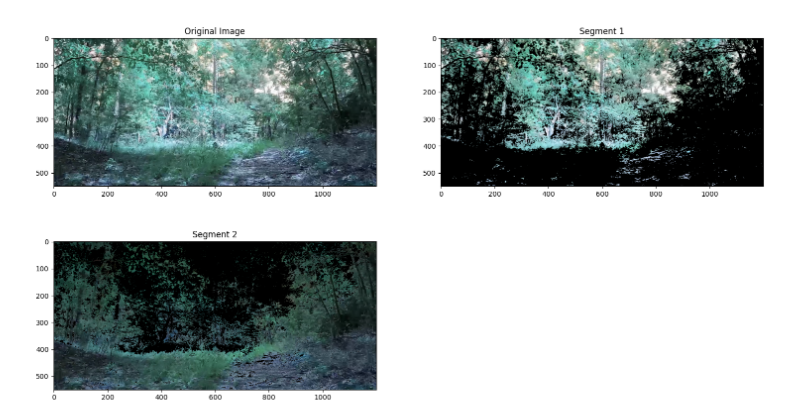
#> input picture KMeans_HAC/pictures/KMeans.png, 789 x 408 px
$ python Segmenter.py pictures/KMeans.png
#> lines starting #> are read from the running program, lines starting #| are printed output that depends on the picture; after the words box and inside, x2 and y2 are one past the last pixel; in counts of white or black regions, pixels touching at a corner belong together

"""
Author: Athish Ram Das
Company: Center for Advanced Vehicle Systems, MSU
Description:
    SegmentationCAVS can perform semantic segmentation of images based
    on KMeans and Hierarcical Agglomerative Clustering
"""

import math
import numpy as np
import cv2
import random
import scipy.spatial.distance as dist
import copy
from scipy import ndimage
import matplotlib.pyplot as plt
from scipy.spatial import ConvexHull
import sys
import argparse

def parse_args():
    parser = argparse.ArgumentParser(description="Clustering ",
                                    formatter_class=argparse.ArgumentDefaultsHelpFormatter)
    parser.add_argument("-c", "--clustering", help="Clustering method [kmeans, hac]")
    parser.add_argument("-k", "--num", help="Number of clusters")
    parser.add_argument("-v", "--vis", help="Visualize Results")
    parser.add_argument("-s", "--save", help="Save resulting segment")
    parser.add_argument("image", help="Input image")
    parser.set_defaults(clustering="kmeans")
    parser.set_defaults(vis='True')
    parser.set_defaults(num=3)
    parser.set_defaults(save='True')

    args = parser.parse_args()
    config = vars(args)
    return config


class Clustering:
    """
    This is class that takes in the values of image_path, clustering_method,
    number of clusters, visualize in a dict format and produce
    clustered masks.
    Params
    TODO
    """

    def __init__(self, config) -> None:
        self.image_file = config['image']
        self.clustering = config['clustering']
        self.k = int(config['num'])
        self.vis = config['vis']
        self.save = config['save']

    def make_segments(self, img, idx):
        idx = np.transpose(np.uint8(idx))
        idx = idx+1
        labels = np.unique(idx)

        class Segments:
            def __init__(self, mask, img):
                self.mask = mask
                self.img = img
        segments = []
        for i in range(1, len(labels)+1):
            mask = copy.deepcopy(idx)
            mask[mask != i] = 0
            mask[mask == i] = 1
            img3 = cv2.bitwise_and(img, img, mask=mask)
            # segments[i]['img'] = np.array([i])
            segments_item = Segments(mask, img3)
            segments.append(segments_item)

        return segments

    # [56 lines left out: function HAClustering, not called in this run]

    def KMeansCLustering(self, X, centers=np.array([])):
        X = np.float32(X)
        m = X.shape[0]
        n = X.shape[1]

        if centers.size == 0:
            centers = np.array(random.choices(X, k=self.k))
        else:
            pass

        idx = np.zeros([m])
        plt.figure(1)

        iter = 0
        MAX_ITER = 300

        while True:
            old_idx = idx

            # Allotting clusters
            for i in range(m):
                min_dist = float('inf')
                for c in range(self.k):
                    distance = np.linalg.norm(X[i] - centers[c])
                    if distance < min_dist:
                        min_dist = distance
                        idx[i] = c


            # Updating cluster centers
            for cen in range(self.k):
                new_centre_members = []
                for i in range(m):
                    if idx[i] == cen:
                        new_centre_members.append(X[i])
                    else:
                        pass
                new_centre_members = np.array(new_centre_members)
                centers[cen] = np.mean(new_centre_members, axis=0)

            # End condition
            if np.array_equal(idx, old_idx):
                break

            # Stop early
            iter += 1
            if iter > MAX_ITER:
                break
        return idx

    def normalize_features(self, features):
        features = np.float32(features)
        featureNorm = copy.deepcopy(features)

        for i in range(features.shape[2]):
            mean = np.mean(features[:, :, i])
            std = np.std(features[:, :, i])
            featureNorm[:, :, i] = (featureNorm[:, :, i] - mean)/std

        return featureNorm

    def compute_position_color_features(self, img):
        """
        Appends the position and color features of the image in a 3D array of size
        [height, width, 5]
        Params
        input: img -> downsized image
        output: features -> 3D array
        """
        height = img.shape[0]
        width = img.shape[1]
        features = np.zeros([height, width, 5])
        for i in range(3):
            features[:, :, i] = img[:, :, i]


        for row in range(height):
            features[row, :, 3] = row
        for col in range(width):
            features[:, col, 4] = col

        return features

    def compute_features(self, img2):
        """
        Creats a 3D array of shape [height, width, 6]
        features 3 layers of color features, 2 layer of positional features, 1 layer
        of gradient features
        """
        img = cv2.cvtColor(img2, cv2.COLOR_BGR2GRAY)

        def gradient_x(img1):
            kernel = np.array([[-1, 0, 1], [-2, 0, 2], [-1, 0, 1]])
            img1 = cv2.GaussianBlur(img1, (5, 5), 0)
            img1 = np.float32(img1)
            grad_img = ndimage.convolve(img1, kernel)
            return grad_img


        def gradient_y(img1):
            kernel = np.transpose(np.array([[-1, 0, 1], [-2, 0, 2], [-1, 0, 1]]))
            img1 = cv2.GaussianBlur(img1, (5, 5), 0)
            img1 = np.float32(img1)
            grad_img = ndimage.convolve(img1, kernel)
            return grad_img


        def gradient_mag(gx, gy):
            grad_img = np.hypot(gx, gy)
            return grad_img

        grad_x = gradient_x(img)
        grad_y = gradient_y(img)

        grad = gradient_mag(grad_x, grad_y)
        pc_features = self.compute_position_color_features(img2)

        features = np.dstack([pc_features, grad])
        return features


    def compute_segmentation(self, img, resize=1.0, normalize_features=False):
        """
        Runs kmeans or HAC based on the user input and returns segmented data
        """
        height = img.shape[0]
        width = img.shape[1]

        if resize != 1.0:
            d_height = int(height * resize)
            d_width = int(width * resize)
            img_small = cv2.resize(img, (d_height, d_width), interpolation=cv2.INTER_LINEAR)
        else:
            img_small = img

        # Compute features for small image
        features = self.compute_features(img_small)
        if normalize_features == True:
            features = self.normalize_features(features)

        # Feature is already normalized
        # Reshaping
        points = np.reshape(features, [features.shape[0]*features.shape[1], features.shape[2]])

        if self.clustering == "kmeans":
            idx = self.KMeansCLustering(points)
        elif self.clustering == "hac":
            idx = self.HAClustering(points)

        # Reshaping
        idx = np.reshape(idx, [features.shape[0], features.shape[1]])
        idx = np.transpose(idx)

        # Re-scaling
        idx = cv2.resize(idx, (height, width), interpolation=cv2.INTER_LINEAR)
        segments = self.make_segments(img, idx)

        return segments

    def showSegments(self, img, segments):
        """Shows all segments produced by the clustering algorithm"""
        grid_width = math.ceil(math.sqrt(len(segments)+1))
        grid_height = math.ceil((1+len(segments))/grid_width)

        plt.figure(1)

        plt.subplot(grid_height, grid_width, 1)
        plt.title('Original Image')
        plt.imshow(img)

        # Show each segment
        for i in range(len(segments)):
            plt.subplot(grid_height, grid_width, i+2)
            plt.title(f'Segment {i+1}')
            plt.imshow(segments[i].img)

        if self.save == 'True':
            plt.savefig(self.image_file[:-4]+'segments.png')
        plt.show()

    def run_compute_segmentation(self):
        """
        Runs the clustering and other functions based on the parsed arguments
        """
        image = cv2.imread(self.image_file)
#> image is the input picture: shape (408, 789, 3); mean B, G, R 172.7, 173.5, 164
        # cluster_method = 1
        # feature_function = ComputeFeatures

        normalize_features = True

        resize = 1.0

        segments = self.compute_segmentation(image,resize, normalize_features)
#> in compute_features, `img = cv2.cvtColor(img2, cv2.COLOR_BGR2GRAY)`:
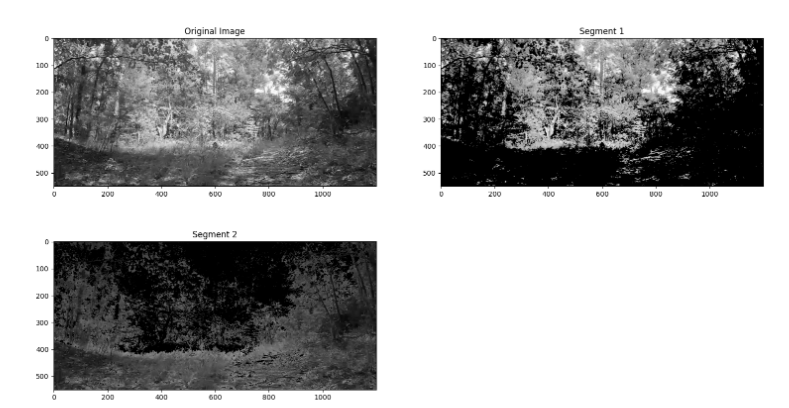
#> img: shape (408, 789); min 0, max 255, mean 170.6
#> in gradient_y, `grad_img = ndimage.convolve(img1, kernel)`:
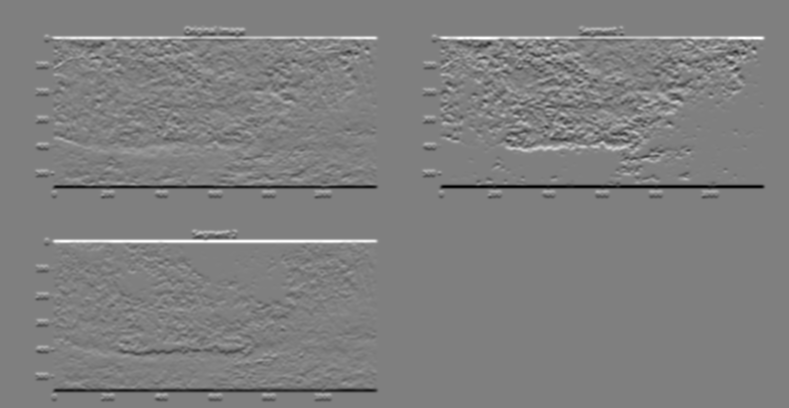
#> grad_img: shape (408, 789) float32; min -636, max 632, mean 0; drawn with min black and max white
#> in gradient_mag, `grad_img = np.hypot(gx, gy)`:
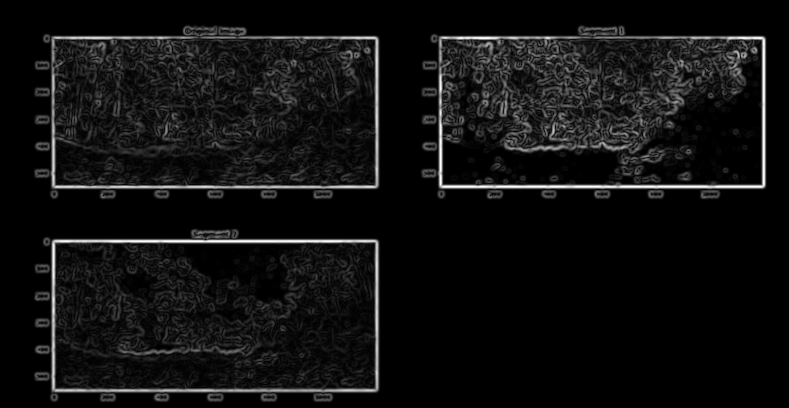
#> grad_img: shape (408, 789) float32; min 0, max 636, mean 42; drawn with min black and max white
#> the loop in normalize_features, `for i in range(features.shape[2]):` made 6 passes
#> (mean, std) on passes 1 to 6: (172.7, 97.97), (173.5, 97.61), (164, 104.3), (203.5, 117.8), (394, 227.8), (41.97, 83.21)
#> in KMeansCLustering, `centers = np.array(random.choices(X, k=self.k))`: centers = [[0.841, 0.835, 0.872, 1.19, 0.0834, -0.504], [-1.5, -1.54, -1.46, 0.896, -0.882, -0.261], [-1.76, -1.78, -1.57, -0.276, 0.325, -0.456]]
#> after the loop in KMeansCLustering, `while True:`: centers = [[0.789, 0.784, 0.803, 0.095, 0.171, -0.255], [-1.07, -1.08, -1.13, 0.44, -0.876, 0.286], [-1.15, -1.14, -1.13, -0.804, 0.503, 0.445]]; iter = 0
#> in compute_segmentation, `idx = np.transpose(idx)`:
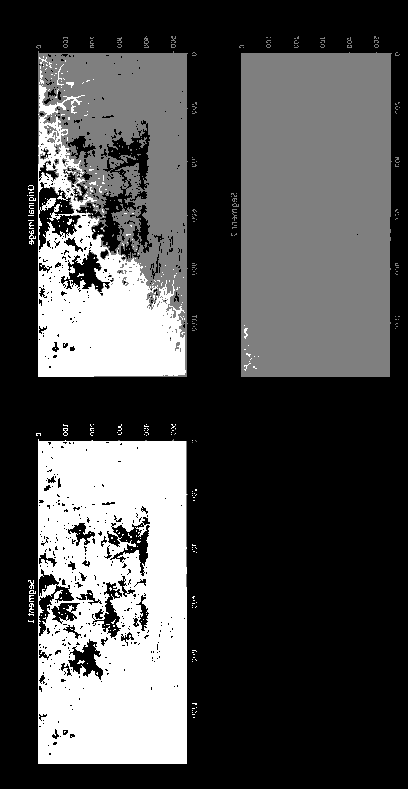
#> idx: shape (789, 408) float64; min 0, max 2, mean 0.607; drawn with min black and max white
#> in make_segments, `labels = np.unique(idx)`: labels = [1, 2, 3]
#> the loop in make_segments, `for i in range(1, len(labels)+1):` made 3 passes
#> pass 1, in __init__, `self.mask = mask`:
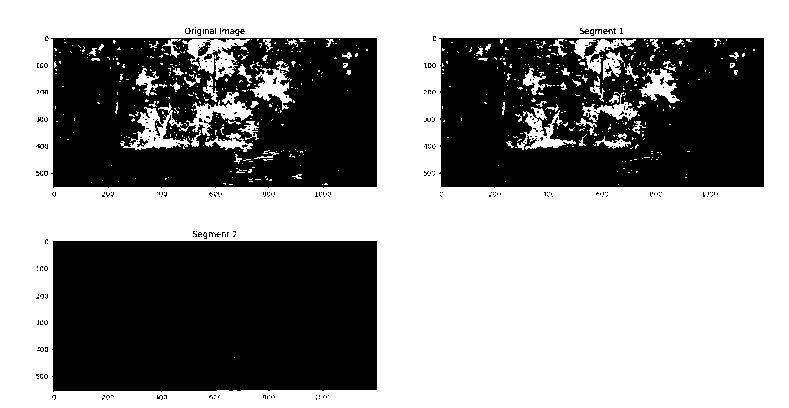
#> self.mask: shape (408, 789); values 0 (black) and 1 (white), 58.5% white; 287 black regions (275 under 20 px), largest, box (x1, y1, x2, y2) and area: (52, 241, 377, 392) 48455, (439, 38, 764, 188) 42671, (51, 38, 377, 188) 41223
#> after the loop in make_segments, `for i in range(1, len(labels)+1):`:
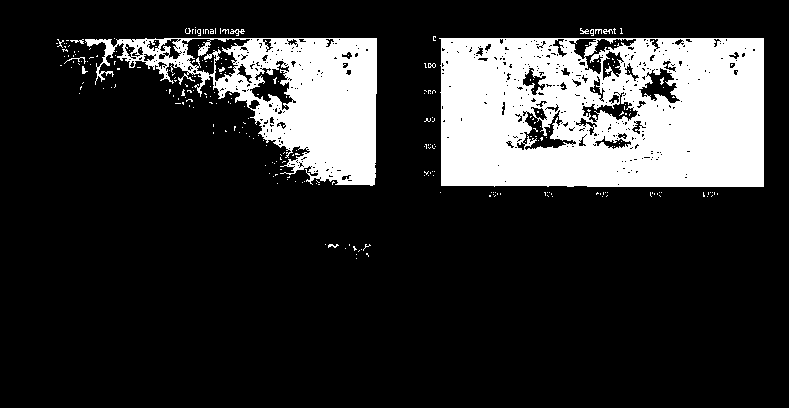
#> mask: shape (408, 789); values 0 (black) and 1 (white), 19.2% white; 272 white regions (259 under 20 px), largest, box (x1, y1, x2, y2) and area: (439, 38, 764, 187) 42526, (85, 38, 377, 186) 18017, (230, 29, 245, 36) 46
#> after the loop in make_segments, `for i in range(1, len(labels)+1):`: segments = 3 items
#> segments = 3 items
        if self.vis == 'True':
            self.showSegments(image, segments)
#> in showSegments, `grid_width = math.ceil(math.sqrt(len(segments)+1))`: grid_width = 2
#> the loop in showSegments, `for i in range(len(segments)):` made 3 passes
#> in showSegments, `plt.savefig(self.image_file[:-4]+'segments.png')`:
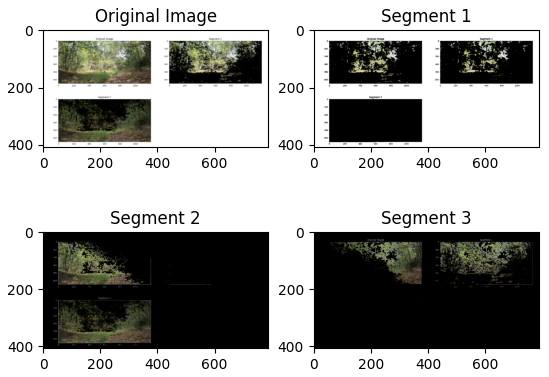
#> figure drawn by matplotlib, 4 panels; B, G, R data is drawn as R, G, B

        return segments, image


if __name__ == "__main__":
    args = parse_args()
    clusterer = Clustering(args)
    segments, image = clusterer.run_compute_segmentation()
#> segments = 3 items
